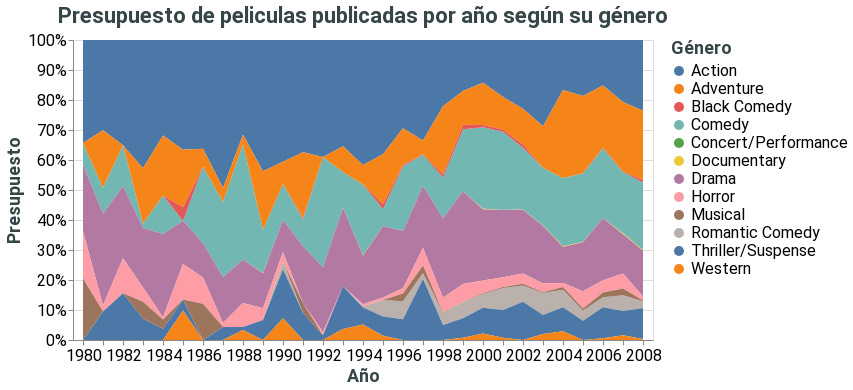

Source (notebook cell):
### Code cell
plot

### Figure 1 — Vega-Lite specification as saved in the notebook (floating-point values rounded to 4 significant figures; data arrays with more than 128 entries replaced by an {"elided": "..."} marker saying what was removed)
{"config": {"view": {"continuousWidth": 400, "continuousHeight": 300}, "axis": {"labelFontSize": 16, "titleColor": "#364547", "titleFontSize": 18}, "axisX": {"labelAngle": 0}, "font": "Roboto", "legend": {"labelFontSize": 16, "titleColor": "#364547", "titleFontSize": 18}, "title": {"align": "center", "color": "#364547", "fontSize": 22}}, "data": {"name": "data-2772e3d5b47f5f73cdfd8986ff11f577"}, "mark": "area", "encoding": {"color": {"type": "nominal", "field": "Major_Genre", "title": "Género"}, "opacity": {"condition": {"value": 1, "selection": "selector003"}, "value": 0.2}, "x": {"type": "ordinal", "field": "Release_Date", "timeUnit": "year", "title": "Año"}, "y": {"type": "quantitative", "aggregate": "sum", "field": "Production_Budget", "stack": "normalize", "title": "Presupuesto"}}, "selection": {"selector004": {"type": "interval", "bind": "scales", "encodings": ["x", "y"]}, "selector003": {"type": "multi", "fields": ["Major_Genre"], "bind": "legend"}}, "title": "Presupuesto de peliculas publicadas por año según su género", "$schema": "https://vega.github.io/schema/vega-lite/v4.8.1.json", "datasets": {"data-2772e3d5b47f5f73cdfd8986ff11f577": {"elided": "1950 records"}}}
